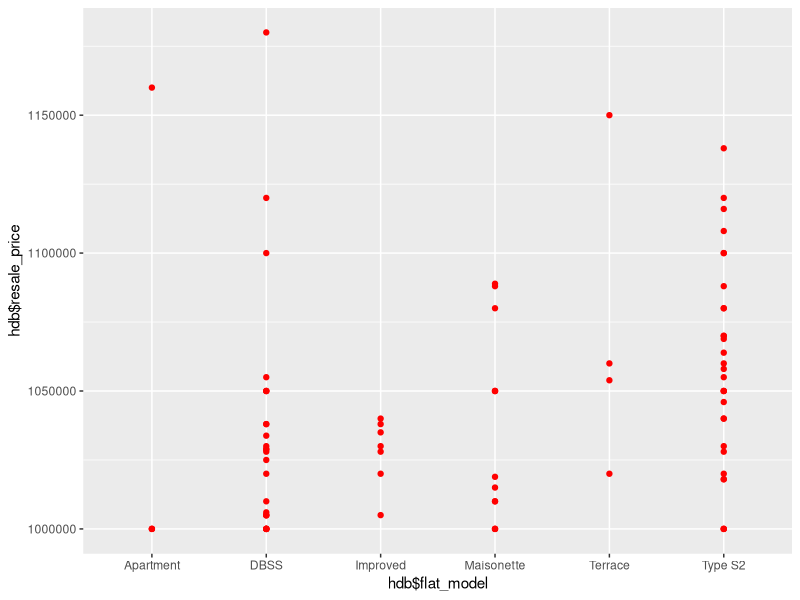
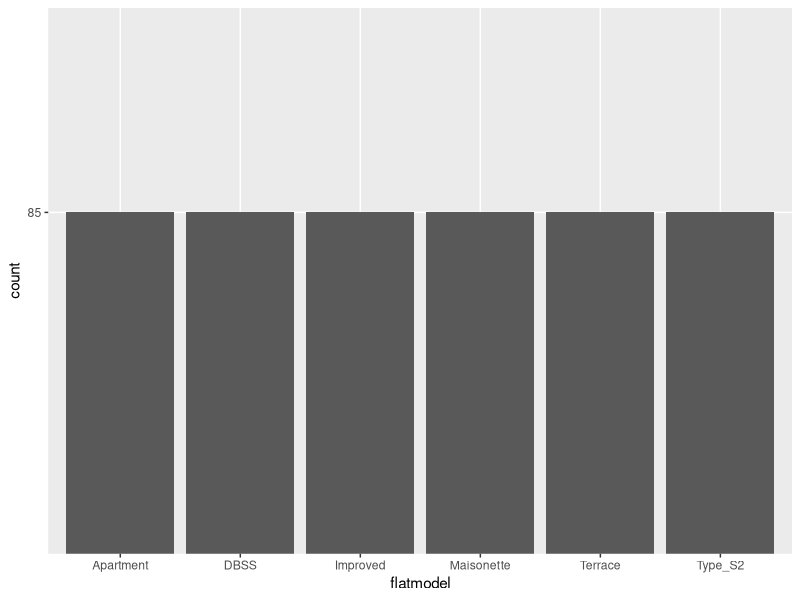

These figures' R source, in order:
#High Resale Prices

hdb<-read.csv("./Datasets/insight 2.csv")
hdb

library(ggplot2)
ggplot(hdb,aes(x=hdb$flat_model,y=hdb$resale_price)) +
  geom_point(fill="pink",color ="red")

levels(hdb$flat_model)

DBSS <- nrow(filter(hdb, hdb$flat_model=="DBSS"))
Maisonette <- nrow(filter(hdb, hdb$flat_model=="Maisonette"))
Type_S2 <- nrow(filter(hdb, hdb$flat_model=="Type S2"))
Terrace <- nrow(filter(hdb, hdb$flat_model=="Terrace"))
Improved <- nrow(filter(hdb, hdb$flat_model=="Improved"))
Apartment <- nrow(filter(hdb, hdb$flat_model=="Apartment"))

flatmodel<-c("DBSS","Maisonette","Type_S2","Terrace","Improved","Apartment")
count<-c(DBSS,Maisonette,Type_S2,Terrace,Improved,Apartment)  

data<-data.frame(cbind(flatmodel,count))
data

ggplot(data=data, aes(x=flatmodel,y=count)) +
  geom_bar(stat = "identity")
